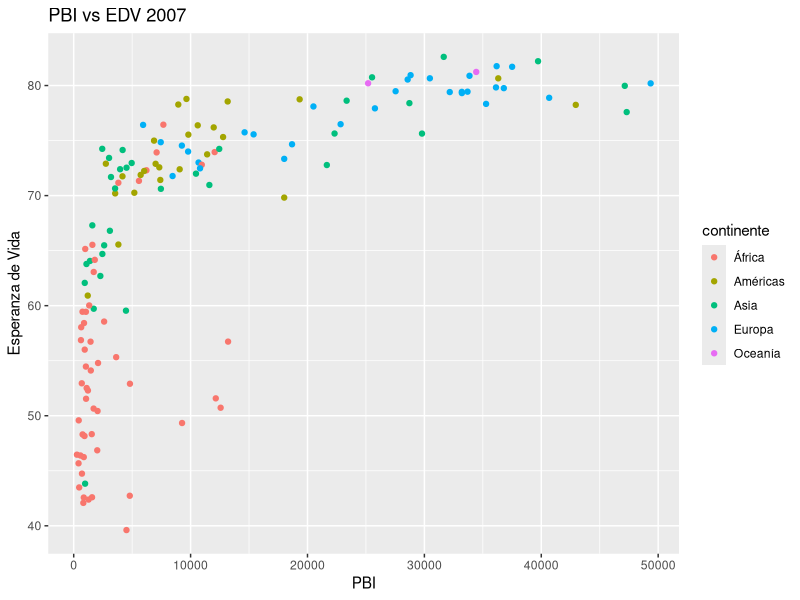

Write the R code that produced this figure.
## ---- chunk 1
library(dplyr)
library(tidyr)
library(ggplot2)
library(readr)

data <- read_csv("gapminder.csv")
idiomas <- read_csv("idiomas.csv")
## ---- chunk 2
    data_2007 <- data %>%
      filter(anio == 2007)

    ggplot(data_2007, aes(x = pib_per_capita, y = esperanza_de_vida, color = continente)) +
      geom_point() +
      labs(
        title = "PBI vs EDV 2007",
        x = "PBI",
        y = "Esperanza de Vida"
      )
## ---- chunk 3
    data_2007 %>%
      group_by(continente) %>%
      summarise(
        promedio = mean(poblacion, na.rm = TRUE),
        minimo = min(poblacion, na.rm = TRUE)
      )
## ---- chunk 4
    data_prime <- data %>%
      group_by(continente, anio) %>%
      summarise(edv_promedio = mean(esperanza_de_vida, na.rm = TRUE),) %>%
      pivot_wider(names_from = continente, values_from = edv_promedio)

    data_prime
## ---- chunk 5
    data_idiomas <- data_2007 %>%
      left_join(idiomas, by = "pais") %>%
      group_by(continente) %>%
      arrange(desc(poblacion)) %>%
      slice(1) %>%
      select(pais, continente, idioma_oficial_1)
    data_idiomas
## ---- chunk 6
data_arreglo <- data %>%
  mutate(continente = if_else(continente == "Américas", "America", continente))

data_arreglo
